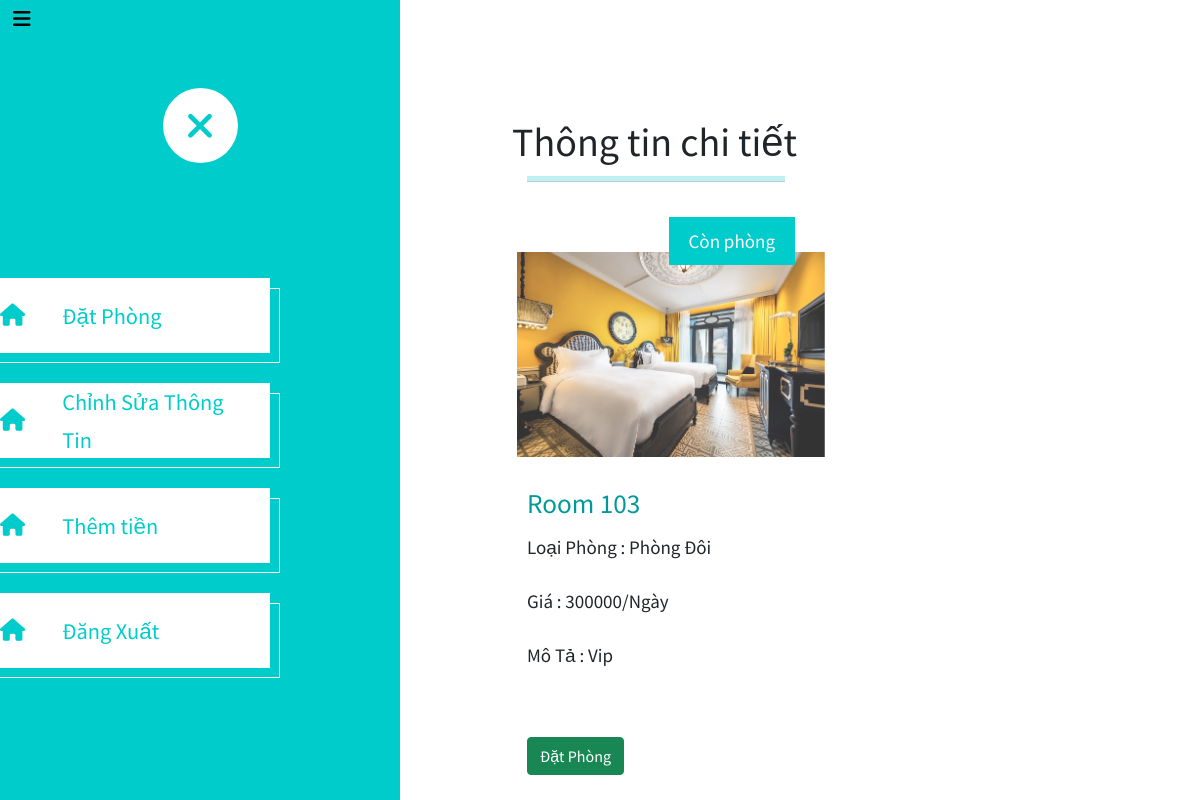
Page /Frontend/bookingroom.php?manage=RoomDetail&IDRoom=3 (signed in) on the committed database.
### tables this page shows
CREATE TABLE `room` (
  `ID` int(11) NOT NULL,
  `NumRoom` varchar(50) NOT NULL,
  `Status` tinyint(4) NOT NULL,
  `Type` int(11) NOT NULL,
  `Details` text NOT NULL,
  `Cost` int(11) NOT NULL,
  `Image` text NOT NULL,
  `FloorRoom` int(11) NOT NULL
);

### Frontend/CustomerManager/ContentPage/RoomDetail.php (the view, shortened to what this page needs)
<h1>Thông tin chi tiết</h1>
<?php
$sql_RoomDetail = "SELECT * FROM room WHERE ID='$_GET[IDRoom]' LIMIT 1";
$query_Detail = mysqli_query($mysqli, $sql_RoomDetail);
?>
<?php while ($row_pro = mysqli_fetch_array($query_Detail)) {?>
    <div class="col-xl-6 mx-12 "   >
                    <hr class="tm-hr-primary">
                    <a  class="effect-lily tm-post-link tm-pt-60">
                        <div class="tm-post-link-inner">
                            <img src="<?php echo $row_pro['Image']; ?>" alt="Image" class="img-fluid">
                        </div>
                        <span class="position-absolute tm-new-badge">
                                Còn phòng
                        </span>
                        <h2 class="tm-pt-30 tm-color-primary tm-post-title"><?php echo $row_pro['NumRoom']; ?></h2>
                    </a>
                    <p class="text-dark">Loại Phòng :
                        <?php if ($row_pro['Type'] == 1) {?>
                            Phòng Đơn
                        <?php } else if ($row_pro['Type'] == 2) {?>
                            Phòng Đôi
                        <?php } else if ($row_pro['Type'] == 4) {?>
                            Phòng 4 người
                        <?php }?>
                    </p>
                    <p class="text-dark">Giá : <?php echo $row_pro['Cost']; ?>/Ngày</p>
                    <p class="text-dark">Mô Tả : <?php echo $row_pro['Details']; ?></p>
                    <div class="d-flex justify-content-between tm-pt-45">
                    </div>
                    <form method="POST" action="bookingroom.php?manage=addInfobooking&IDRoom=<?php echo $row_pro['ID']; ?>"  enctype="multipart/form-data">
                        <button type="submit" class="btn btn-success" >Đặt Phòng</button>
                    </form>
                </div>
<?php }
?>

### Style/style.css (style rules this page uses)
html { overflow-x: hidden; }
body { margin: 0; padding: 0; font-family: 'Source Sans Pro', sans-serif; font-size: 19px; line-height: 2em; overflow-x: hidden; }
p, span { color: #999; }
hr { border-top-color: #CCC; margin-top: 10px; margin-bottom: 10px; }
.tm-post-link { display: block; position: relative; cursor: pointer; }
.tm-post-link img { position: relative; display: block; min-height: 100%; max-width: 100%; opacity: 0.8; }
.effect-lily img { max-width: none; width: -webkit-calc(100% + 50px); width: calc(100% + 50px); opacity: 0.8; -webkit-transition: opacity 0.35s, -webkit-transform 0.35s; transition: opacity 0.35s, transform 0.35s; -webkit-transform: translate3d(-40px,0, 0); transform: translate3d(-10px,0,0); }
.tm-new-badge { top: 25px; right: -10px; background-color: #0CC; color: white; padding: 5px 20px; }
.tm-post-title { font-size: 1.7rem; transition: all 0.3s ease; }
hr.tm-hr-primary { border-top: 5px solid #0CC; }
.tm-pt-30 { padding-top: 30px; }
.tm-pt-45 { padding-top: 45px; }
.tm-pt-60 { padding-top: 60px; }
.tm-color-primary, span.tm-color-primary { color: #099; }

### rows in the picture
room: Image (picture), NumRoom "Room 103", Type "Phòng Đôi", Cost "300000", Details "Vip"
